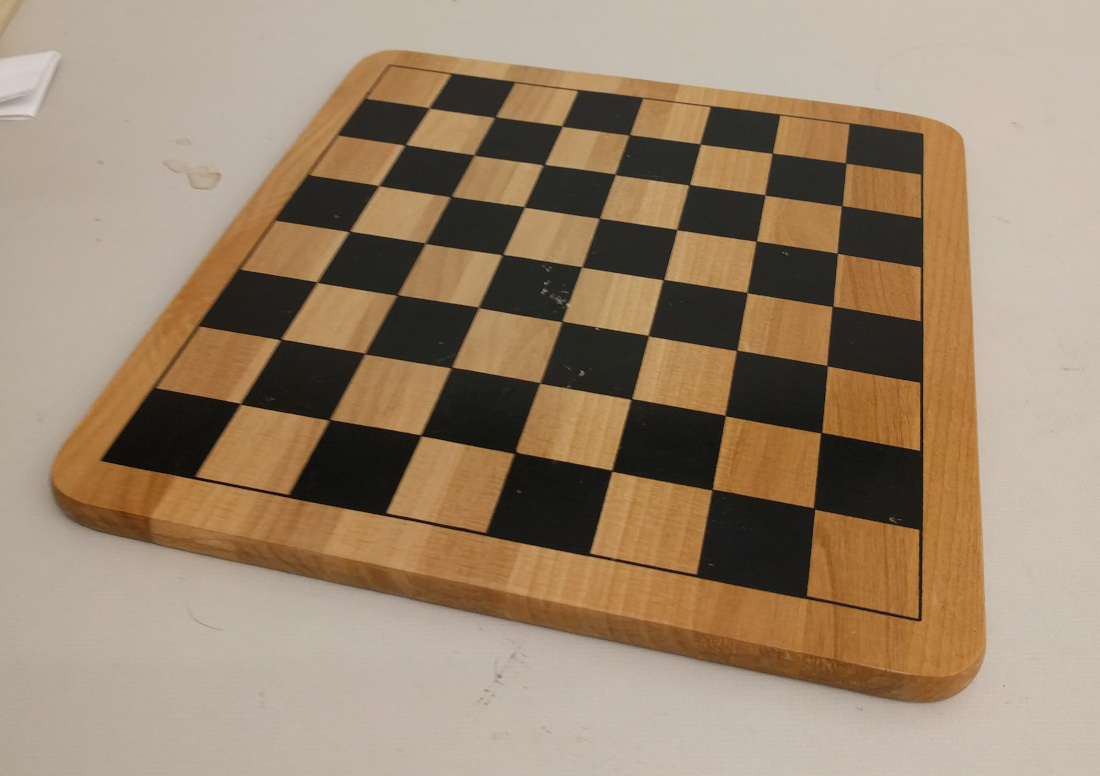
#> input picture vision/chessboard/Boards/6_edited.jpg, 1100 x 776 px
$ python tes.py
#> lines starting #> are read from the running program, lines starting #| are printed output that depends on the picture; after the words box and inside, x2 and y2 are one past the last pixel; in counts of white or black regions, pixels touching at a corner belong together
import numpy as np
import cv2 as cv
from matplotlib import pyplot as plt

filename = 'chessboard/Boards/6_edited.jpg'
img = cv.imread(filename)
#> img is the input picture: shape (776, 1100, 3); mean B, G, R 110, 133.3, 154.6
gray = cv.cvtColor(img,cv.COLOR_BGR2GRAY)
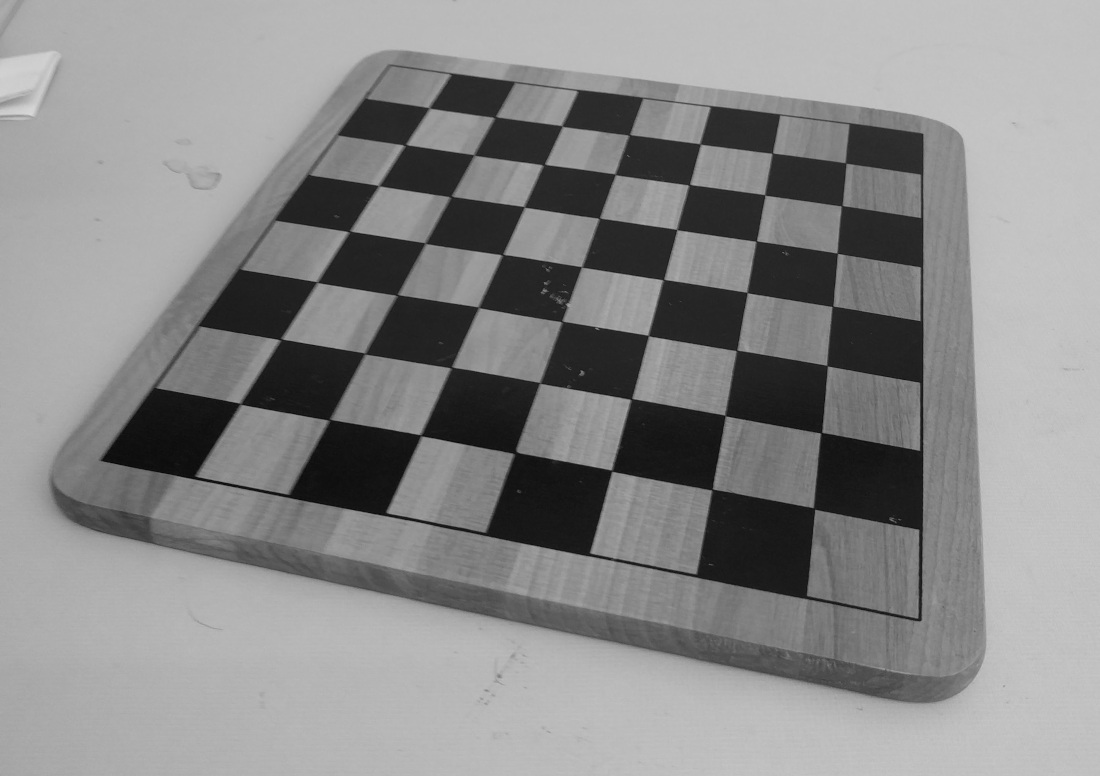
#> gray: shape (776, 1100); min 4, max 217, mean 137.1

edges = cv.Canny(gray,100,300)
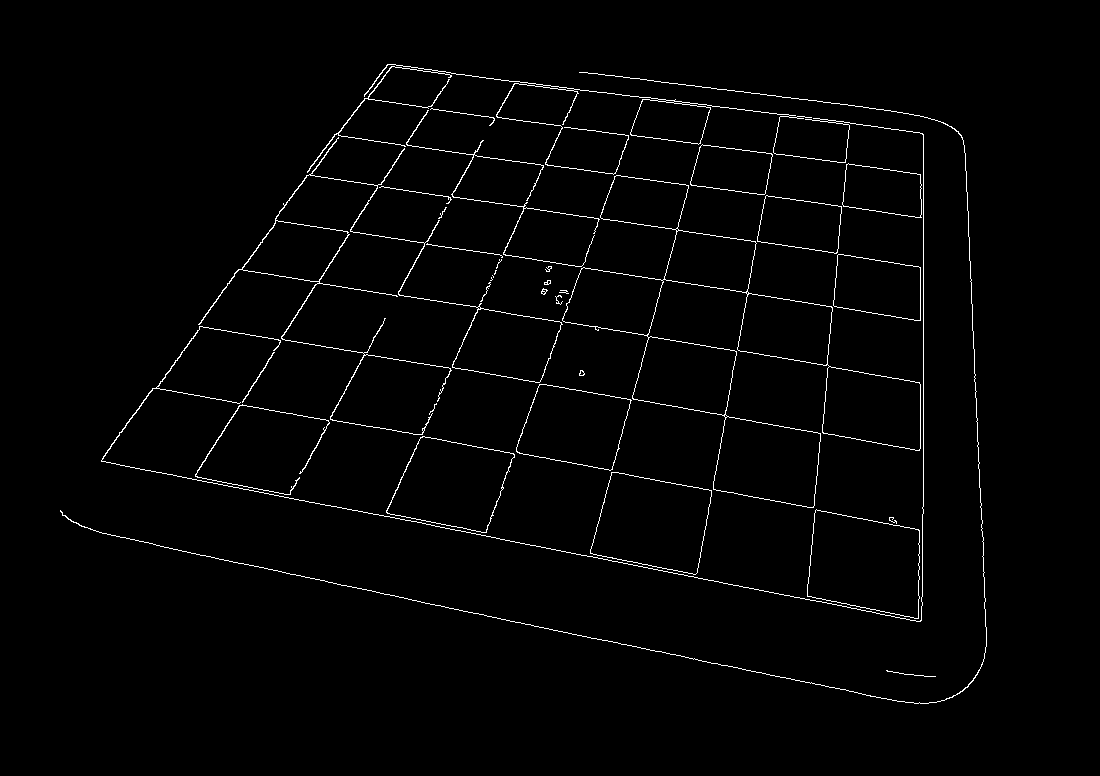
#> edges: shape (776, 1100); 1.6% white in thin lines or dots, all inside (x1, y1, x2, y2) = (60, 64, 987, 704)

houghs = cv.HoughLines(edges,1,np.pi/180,100)
#> houghs = 66 rows, first 8: [433, 1.76], [87, 1.71], [923, 0], [18, 1.69], [500, 1.78], [638, 0.349], [713, 0.262], [172, 1.73]

thetaValues = []
rhoValues = []

for hough in houghs:
    rho, theta = hough[0]
    thetaValues.append(int(theta*180/np.pi))
    rhoValues.append(rho)
#> this loop made 66 passes
#> (rho, theta) on passes 1 to 12: (433, 1.76), (87, 1.71), (923, 0), (18, 1.69), (500, 1.78), (638, 0.349), (713, 0.262), (172, 1.73), (284, 1.75), (786, 0.175), (856, 0.0873), (490, 0.506)
#> after the loop, rhoValues = 66 values, max 931 at index 48, min -963 at index 51, mean 251.7; thetaValues = 66 values, max 178 at index 43, min 0 at index 2, mean 80.55


plt.figure(1)
#> (the run stopped early here; a loop or call above may not have finished)

$ run again, with vision/chessboard/Boards/1.jpg copied over vision/chessboard/Boards/6_edited.jpg
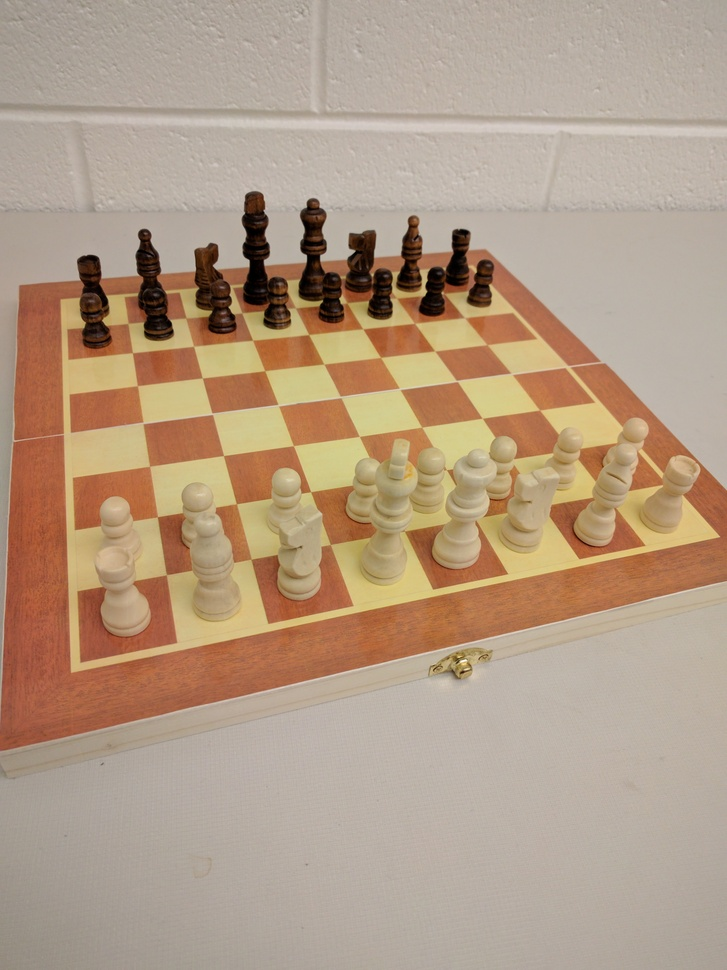
#> input picture vision/chessboard/Boards/1.jpg, 727 x 970 px, shrunk from 3024 x 4032 before the run
#> img is the input picture: shape (970, 727, 3); mean B, G, R 132.8, 155.1, 178.5
#> `gray = cv.cvtColor(img,cv.COLOR_BGR2GRAY)`:
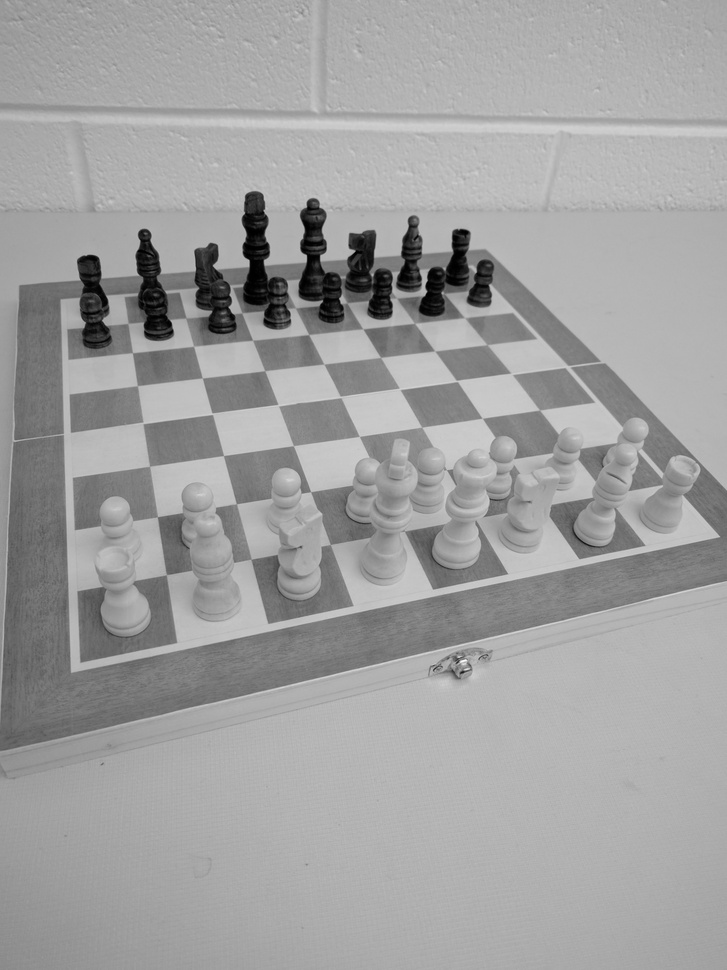
#> gray: shape (970, 727); min 0, max 251, mean 159.6
#> `edges = cv.Canny(gray,100,300)`:
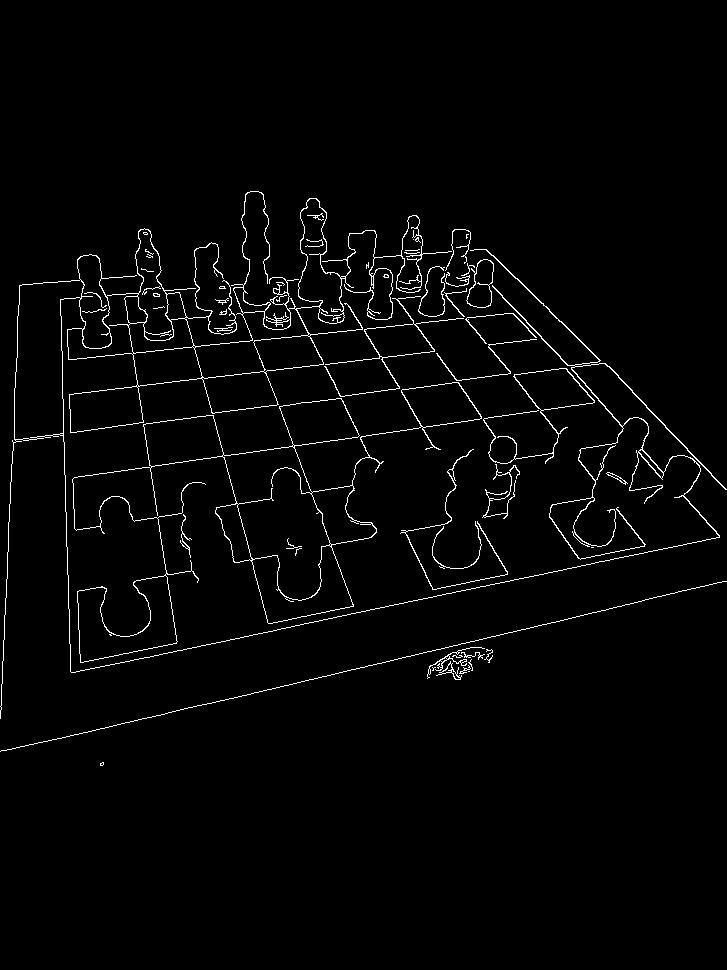
#> edges: shape (970, 727); 2.2% white in thin lines or dots, all inside (x1, y1, x2, y2) = (0, 191, 727, 766)
#> houghs = 51 rows, first 8: [673, 1.36], [365, 1.47], [482, 1.43], [732, 1.34], [-98, 2.88], [-114, 2.78], [-168, 2.36], [400, 1.45]
#> the loop `for hough in houghs:` made 51 passes
#> after the loop `for hough in houghs:`: rhoValues = 51 values, max 738 at index 38, min -196 at index 24, mean 104; thetaValues = 51 values, max 178 at index 18, min 1 at index 49, mean 114.3

$ run again, with vision/chessboard/Boards/2.jpg copied over vision/chessboard/Boards/6_edited.jpg
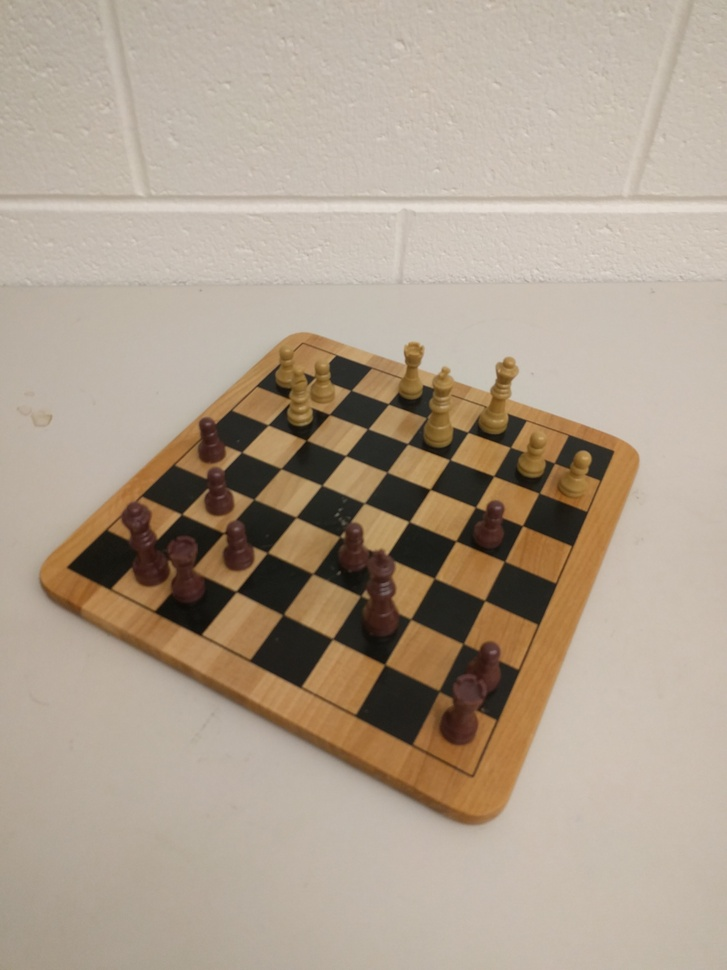
#> input picture vision/chessboard/Boards/2.jpg, 727 x 970 px, shrunk from 3024 x 4032 before the run
#> img is the input picture: shape (970, 727, 3); mean B, G, R 142.1, 159.4, 174.6
#> `gray = cv.cvtColor(img,cv.COLOR_BGR2GRAY)`:
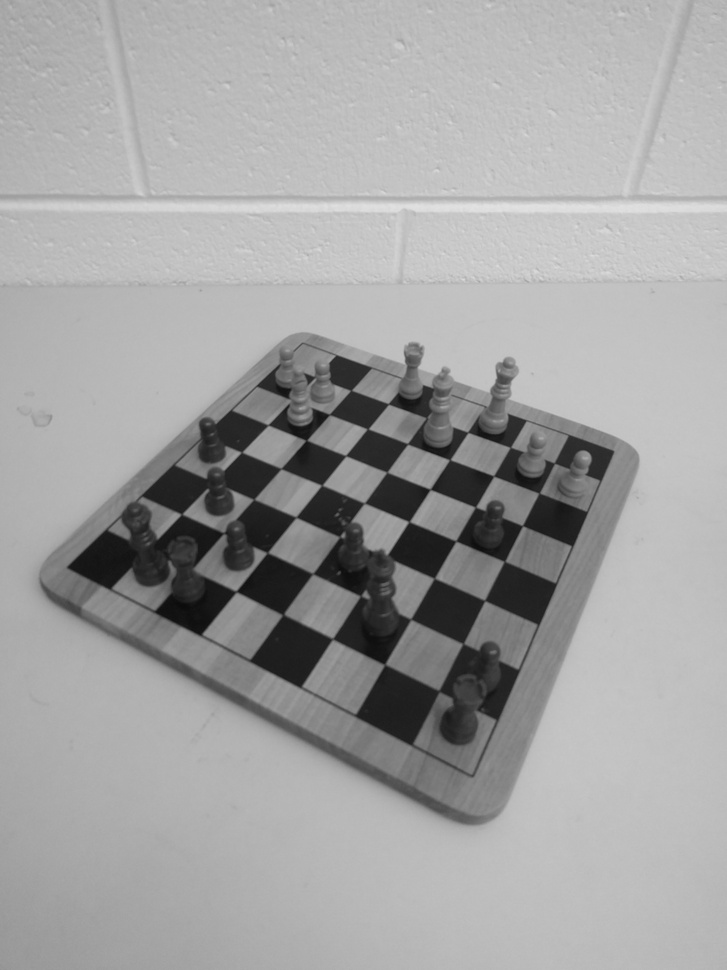
#> gray: shape (970, 727); min 9, max 227, mean 162
#> `edges = cv.Canny(gray,100,300)`:
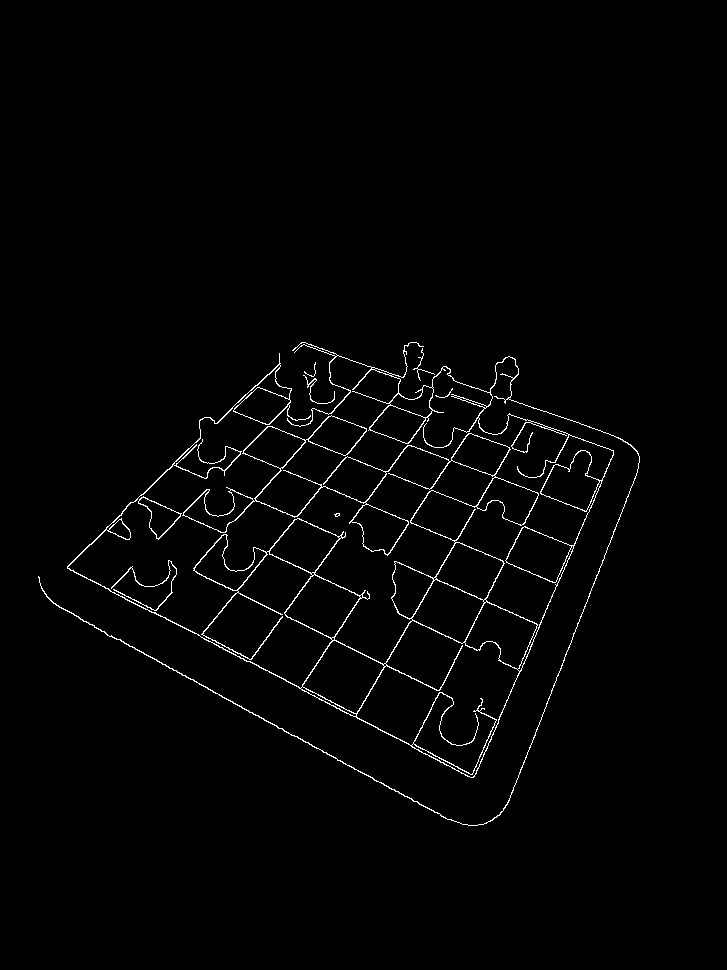
#> edges: shape (970, 727); 1.5% white in thin lines or dots, all inside (x1, y1, x2, y2) = (38, 342, 640, 826)
#> houghs = 51 rows, first 8: [665, 0.524], [476, 2.04], [501, 2.08], [590, 0.628], [556, 0.681], [627, 0.576], [488, 0.768], [704, 0.471]
#> the loop `for hough in houghs:` made 51 passes
#> after the loop `for hough in houghs:`: rhoValues = 51 values, max 769 at index 48, min 212 at index 38, mean 489.5; thetaValues = 51 values, max 118 at index 2, min 21 at index 15, mean 72.45

$ run again, with vision/chessboard/Boards/3.jpg copied over vision/chessboard/Boards/6_edited.jpg
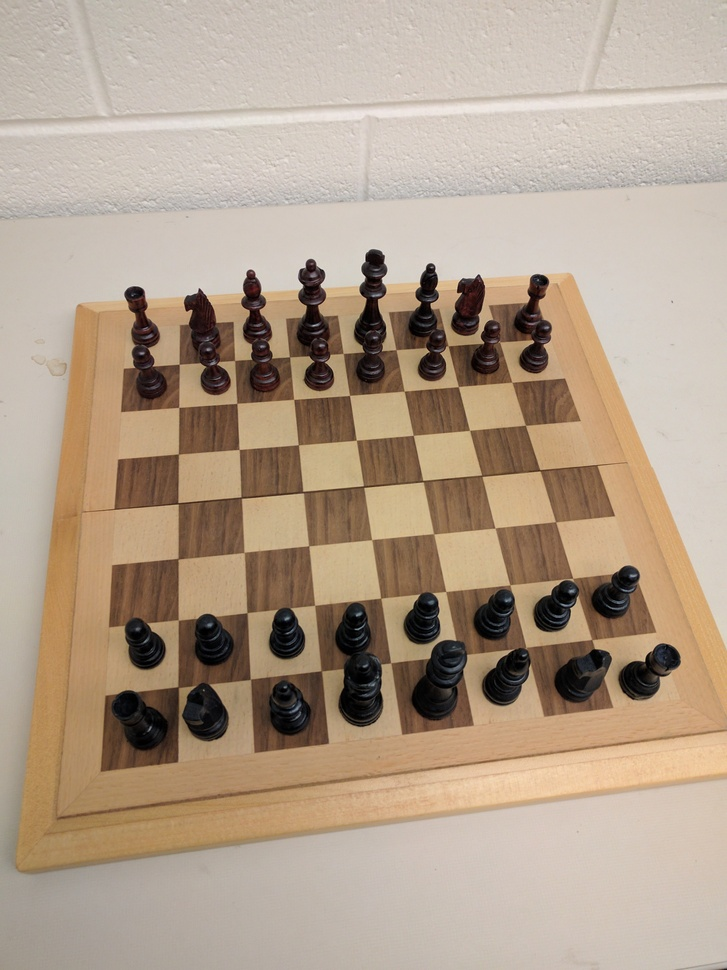
#> input picture vision/chessboard/Boards/3.jpg, 727 x 970 px, shrunk from 3024 x 4032 before the run
#> img is the input picture: shape (970, 727, 3); mean B, G, R 138.9, 158.2, 177.1
#> `gray = cv.cvtColor(img,cv.COLOR_BGR2GRAY)`:
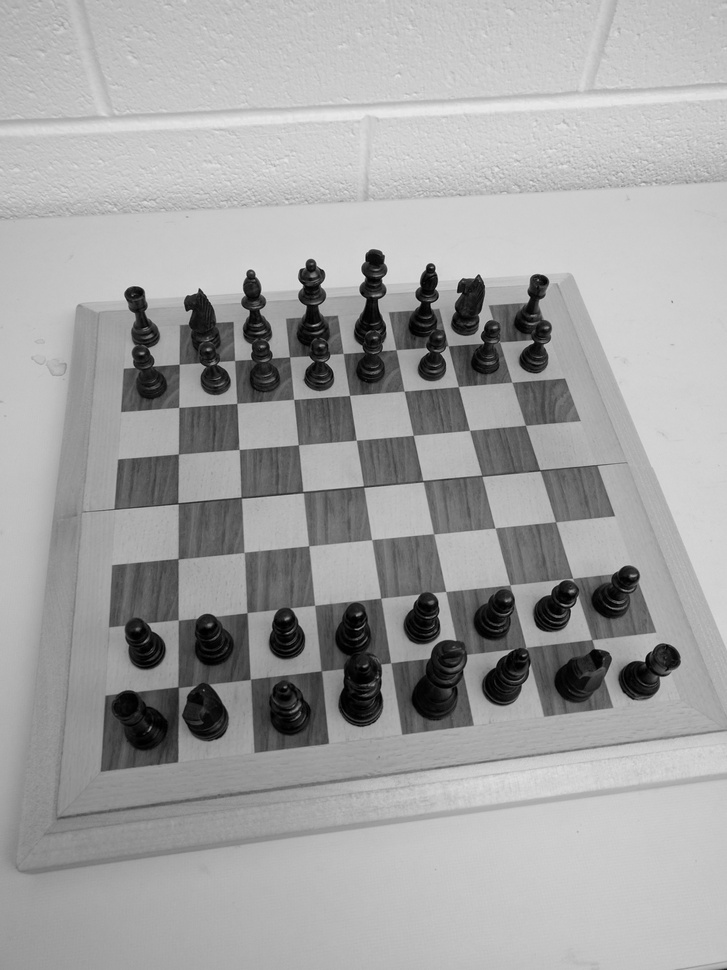
#> gray: shape (970, 727); min 0, max 234, mean 161.7
#> `edges = cv.Canny(gray,100,300)`:
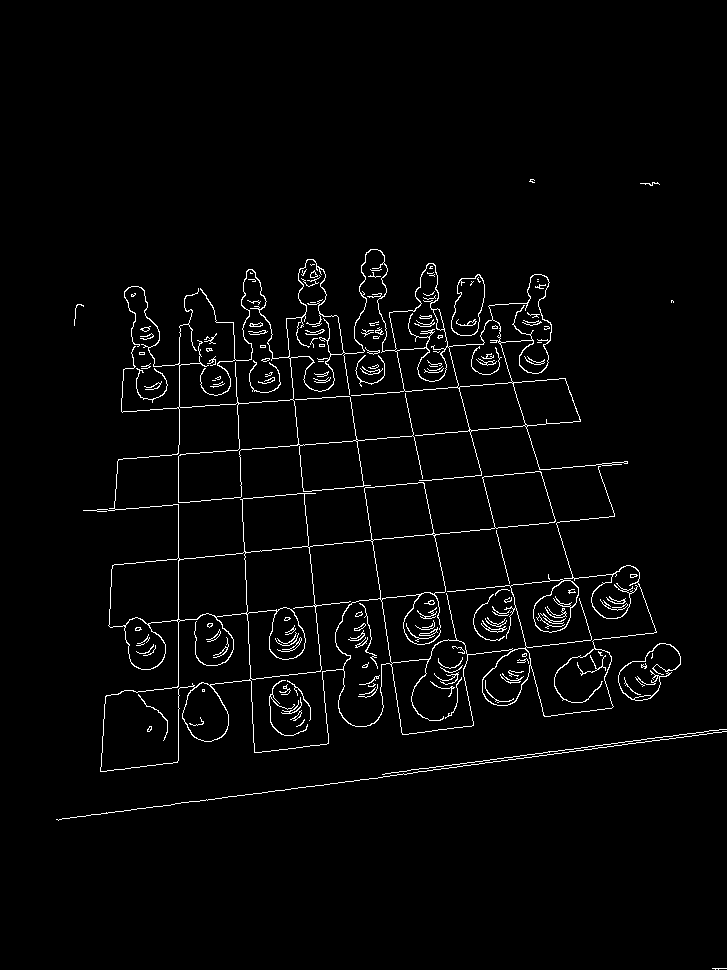
#> edges: shape (970, 727); 2.5% white in thin lines or dots, all inside (x1, y1, x2, y2) = (56, 179, 727, 970)
#> houghs = 34 rows, first 8: [635, 1.47], [178, 0], [-250, 3.04], [-215, 3.09], [376, 1.5], [419, 1.5], [-283, 2.98], [820, 1.43]
#> the loop `for hough in houghs:` made 34 passes
#> after the loop `for hough in houghs:`: rhoValues = 34 values, max 820 at index 7, min -401 at index 31, mean 270.8; thetaValues = 34 values, max 176 at index 3, min 0 at index 1, mean 103.3
